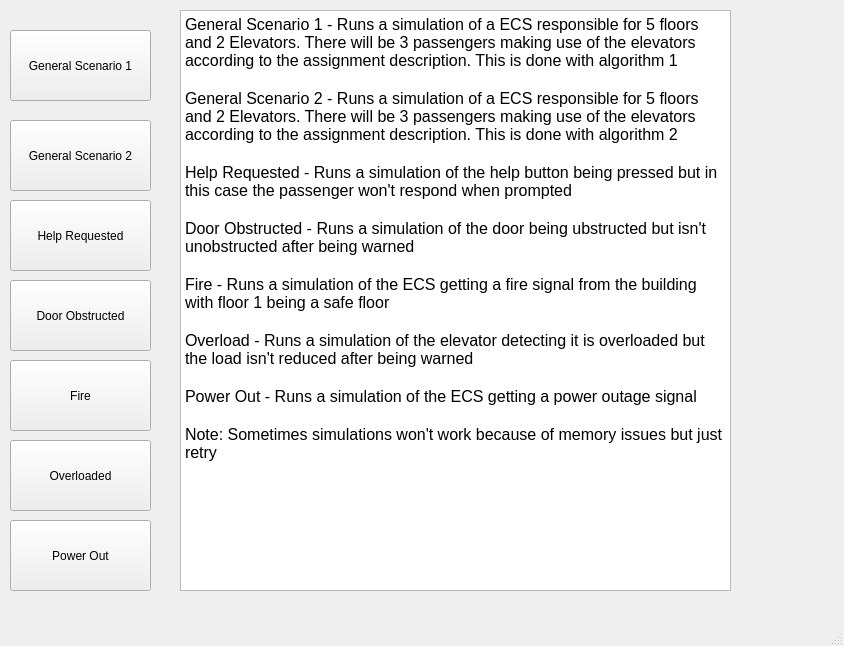
<?xml version="1.0" encoding="UTF-8"?>
<ui version="4.0">
 <class>MainWindow</class>
 <widget class="QMainWindow" name="MainWindow">
  <property name="geometry">
   <rect>
    <x>0</x>
    <y>0</y>
    <width>844</width>
    <height>646</height>
   </rect>
  </property>
  <property name="windowTitle">
   <string>MainWindow</string>
  </property>
  <widget class="QWidget" name="centralwidget">
   <widget class="QPushButton" name="General_Scenario">
    <property name="geometry">
     <rect>
      <x>10</x>
      <y>30</y>
      <width>141</width>
      <height>71</height>
     </rect>
    </property>
    <property name="text">
     <string>General Scenario 1</string>
    </property>
   </widget>
   <widget class="QPushButton" name="Help_Requested">
    <property name="geometry">
     <rect>
      <x>10</x>
      <y>200</y>
      <width>141</width>
      <height>71</height>
     </rect>
    </property>
    <property name="text">
     <string>Help Requested</string>
    </property>
   </widget>
   <widget class="QPushButton" name="Door_Obstructed">
    <property name="geometry">
     <rect>
      <x>10</x>
      <y>280</y>
      <width>141</width>
      <height>71</height>
     </rect>
    </property>
    <property name="text">
     <string>Door Obstructed</string>
    </property>
   </widget>
   <widget class="QPushButton" name="Fire">
    <property name="geometry">
     <rect>
      <x>10</x>
      <y>360</y>
      <width>141</width>
      <height>71</height>
     </rect>
    </property>
    <property name="text">
     <string>Fire</string>
    </property>
   </widget>
   <widget class="QPushButton" name="Overloaded">
    <property name="geometry">
     <rect>
      <x>10</x>
      <y>440</y>
      <width>141</width>
      <height>71</height>
     </rect>
    </property>
    <property name="text">
     <string>Overloaded</string>
    </property>
   </widget>
   <widget class="QPushButton" name="Power_Out">
    <property name="geometry">
     <rect>
      <x>10</x>
      <y>520</y>
      <width>141</width>
      <height>71</height>
     </rect>
    </property>
    <property name="text">
     <string>Power Out</string>
    </property>
   </widget>
   <widget class="QTextBrowser" name="textBrowser">
    <property name="geometry">
     <rect>
      <x>180</x>
      <y>10</y>
      <width>551</width>
      <height>581</height>
     </rect>
    </property>
    <property name="html">
     <string>&lt;!DOCTYPE HTML PUBLIC &quot;-//W3C//DTD HTML 4.0//EN&quot; &quot;http://www.w3.org/TR/REC-html40/strict.dtd&quot;&gt;
&lt;html&gt;&lt;head&gt;&lt;meta name=&quot;qrichtext&quot; content=&quot;1&quot; /&gt;&lt;style type=&quot;text/css&quot;&gt;
p, li { white-space: pre-wrap; }
&lt;/style&gt;&lt;/head&gt;&lt;body style=&quot; font-family:'Noto Sans'; font-size:9pt; font-weight:400; font-style:normal;&quot;&gt;
&lt;p style=&quot; margin-top:0px; margin-bottom:0px; margin-left:0px; margin-right:0px; -qt-block-indent:0; text-indent:0px;&quot;&gt;&lt;span style=&quot; font-size:12pt;&quot;&gt;General Scenario 1 - Runs a simulation of a ECS responsible for 5 floors and 2 Elevators. There will be 3 passengers making use of the elevators according to the assignment description. This is done with algorithm 1&lt;/span&gt;&lt;/p&gt;
&lt;p style=&quot;-qt-paragraph-type:empty; margin-top:0px; margin-bottom:0px; margin-left:0px; margin-right:0px; -qt-block-indent:0; text-indent:0px; font-size:12pt;&quot;&gt;&lt;br /&gt;&lt;/p&gt;
&lt;p style=&quot; margin-top:0px; margin-bottom:0px; margin-left:0px; margin-right:0px; -qt-block-indent:0; text-indent:0px;&quot;&gt;&lt;span style=&quot; font-size:12pt;&quot;&gt;General Scenario 2 - Runs a simulation of a ECS responsible for 5 floors and 2 Elevators. There will be 3 passengers making use of the elevators according to the assignment description. This is done with algorithm 2&lt;/span&gt;&lt;/p&gt;
&lt;p style=&quot;-qt-paragraph-type:empty; margin-top:0px; margin-bottom:0px; margin-left:0px; margin-right:0px; -qt-block-indent:0; text-indent:0px; font-size:12pt;&quot;&gt;&lt;br /&gt;&lt;/p&gt;
&lt;p style=&quot; margin-top:0px; margin-bottom:0px; margin-left:0px; margin-right:0px; -qt-block-indent:0; text-indent:0px;&quot;&gt;&lt;span style=&quot; font-size:12pt;&quot;&gt;Help Requested - Runs a simulation of the help button being pressed but in this case the passenger won't respond when prompted&lt;/span&gt;&lt;/p&gt;
&lt;p style=&quot;-qt-paragraph-type:empty; margin-top:0px; margin-bottom:0px; margin-left:0px; margin-right:0px; -qt-block-indent:0; text-indent:0px; font-size:12pt;&quot;&gt;&lt;br /&gt;&lt;/p&gt;
&lt;p style=&quot; margin-top:0px; margin-bottom:0px; margin-left:0px; margin-right:0px; -qt-block-indent:0; text-indent:0px;&quot;&gt;&lt;span style=&quot; font-size:12pt;&quot;&gt;Door Obstructed - Runs a simulation of the door being ubstructed but isn't unobstructed after being warned&lt;/span&gt;&lt;/p&gt;
&lt;p style=&quot;-qt-paragraph-type:empty; margin-top:0px; margin-bottom:0px; margin-left:0px; margin-right:0px; -qt-block-indent:0; text-indent:0px; font-size:12pt;&quot;&gt;&lt;br /&gt;&lt;/p&gt;
&lt;p style=&quot; margin-top:0px; margin-bottom:0px; margin-left:0px; margin-right:0px; -qt-block-indent:0; text-indent:0px;&quot;&gt;&lt;span style=&quot; font-size:12pt;&quot;&gt;Fire - Runs a simulation of the ECS getting a fire signal from the building with floor 1 being a safe floor&lt;/span&gt;&lt;/p&gt;
&lt;p style=&quot;-qt-paragraph-type:empty; margin-top:0px; margin-bottom:0px; margin-left:0px; margin-right:0px; -qt-block-indent:0; text-indent:0px; font-size:12pt;&quot;&gt;&lt;br /&gt;&lt;/p&gt;
&lt;p style=&quot; margin-top:0px; margin-bottom:0px; margin-left:0px; margin-right:0px; -qt-block-indent:0; text-indent:0px;&quot;&gt;&lt;span style=&quot; font-size:12pt;&quot;&gt;Overload - Runs a simulation of the elevator detecting it is overloaded but the load isn't reduced after being warned&lt;/span&gt;&lt;/p&gt;
&lt;p style=&quot;-qt-paragraph-type:empty; margin-top:0px; margin-bottom:0px; margin-left:0px; margin-right:0px; -qt-block-indent:0; text-indent:0px; font-size:12pt;&quot;&gt;&lt;br /&gt;&lt;/p&gt;
&lt;p style=&quot; margin-top:0px; margin-bottom:0px; margin-left:0px; margin-right:0px; -qt-block-indent:0; text-indent:0px;&quot;&gt;&lt;span style=&quot; font-size:12pt;&quot;&gt;Power Out - Runs a simulation of the ECS getting a power outage signal &lt;/span&gt;&lt;/p&gt;
&lt;p style=&quot;-qt-paragraph-type:empty; margin-top:0px; margin-bottom:0px; margin-left:0px; margin-right:0px; -qt-block-indent:0; text-indent:0px; font-size:12pt;&quot;&gt;&lt;br /&gt;&lt;/p&gt;
&lt;p style=&quot; margin-top:0px; margin-bottom:0px; margin-left:0px; margin-right:0px; -qt-block-indent:0; text-indent:0px;&quot;&gt;&lt;span style=&quot; font-size:12pt;&quot;&gt;Note: Sometimes simulations won't work because of memory issues but just retry&lt;/span&gt;&lt;/p&gt;&lt;/body&gt;&lt;/html&gt;</string>
    </property>
   </widget>
   <widget class="QPushButton" name="General_Scenario_2">
    <property name="geometry">
     <rect>
      <x>10</x>
      <y>120</y>
      <width>141</width>
      <height>71</height>
     </rect>
    </property>
    <property name="text">
     <string>General Scenario 2</string>
    </property>
   </widget>
  </widget>
  <widget class="QMenuBar" name="menubar">
   <property name="geometry">
    <rect>
     <x>0</x>
     <y>0</y>
     <width>844</width>
     <height>22</height>
    </rect>
   </property>
  </widget>
  <widget class="QStatusBar" name="statusbar"/>
 </widget>
 <resources/>
 <connections/>
</ui>
